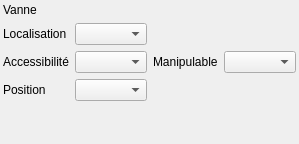
             <widget class="QWidget" name="VAN">
              <layout class="QGridLayout" name="gridLayout_5">
               <property name="leftMargin">
                <number>3</number>
               </property>
               <property name="topMargin">
                <number>3</number>
               </property>
               <property name="rightMargin">
                <number>3</number>
               </property>
               <property name="bottomMargin">
                <number>3</number>
               </property>
               <item row="2" column="3">
                <widget class="QComboBox" name="comboBox_manipulable"/>
               </item>
               <item row="4" column="1">
                <widget class="QComboBox" name="comboBox_position"/>
               </item>
               <item row="2" column="0">
                <widget class="QLabel" name="label_10">
                 <property name="text">
                  <string>Accessibilité</string>
                 </property>
                 <property name="wordWrap">
                  <bool>true</bool>
                 </property>
                </widget>
               </item>
               <item row="0" column="0">
                <widget class="QLabel" name="label_2">
                 <property name="text">
                  <string>Vanne</string>
                 </property>
                </widget>
               </item>
               <item row="4" column="0">
                <widget class="QLabel" name="label_7">
                 <property name="text">
                  <string>Position</string>
                 </property>
                 <property name="wordWrap">
                  <bool>true</bool>
                 </property>
                </widget>
               </item>
               <item row="2" column="1">
                <widget class="QComboBox" name="comboBox_accessibilite"/>
               </item>
               <item row="2" column="2">
                <widget class="QLabel" name="label_12">
                 <property name="text">
                  <string>Manipulable</string>
                 </property>
                 <property name="wordWrap">
                  <bool>true</bool>
                 </property>
                </widget>
               </item>
               <item row="1" column="0">
                <widget class="QLabel" name="label_8">
                 <property name="text">
                  <string>Localisation</string>
                 </property>
                 <property name="wordWrap">
                  <bool>true</bool>
                 </property>
                </widget>
               </item>
               <item row="1" column="1">
                <widget class="QComboBox" name="comboBox_localisation"/>
               </item>
               <item row="5" column="1">
                <spacer name="verticalSpacer_3">
                 <property name="orientation">
                  <enum>Qt::Vertical</enum>
                 </property>
                 <property name="sizeHint" stdset="0">
                  <size>
                   <width>20</width>
                   <height>40</height>
                  </size>
                 </property>
                </spacer>
               </item>
              </layout>
             </widget>
